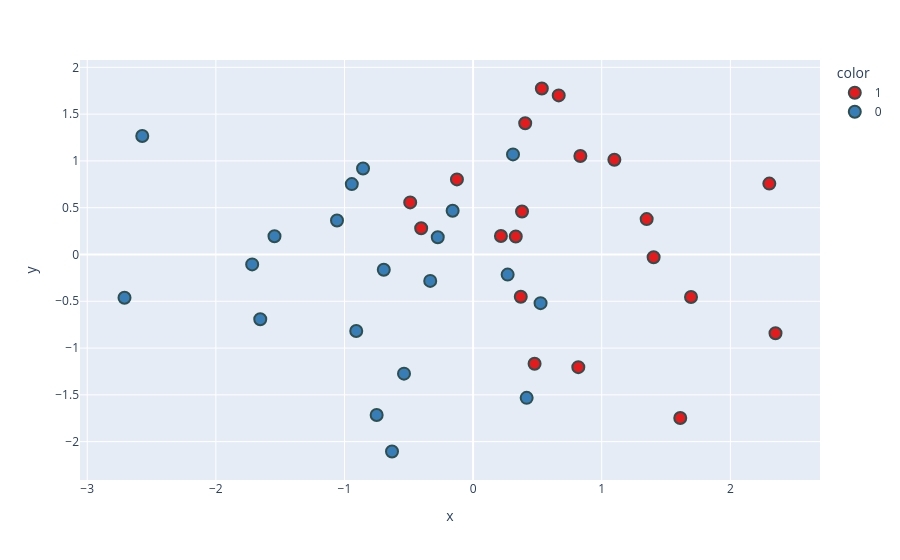

Notebook source saved alongside this figure:
### Code cell
new_df['target'] = new_df['target'].astype(str)

fig = px.scatter(
    x=new_df['PC1'],
    y=new_df['PC2'],
    color=new_df['target'],
    color_discrete_sequence=px.colors.qualitative.Set1
)

fig.update_traces(
    marker=dict(
        size=12,
        line=dict(width=2, color='DarkSlateGrey')
    )
)

fig.show()

### Figure 1 — Plotly figure (JSON) as saved in the notebook; plotly's stock layout.template omitted (floating-point values rounded to 4 significant figures)
{"data": [{"hovertemplate": "color=1<br>x=%{x}<br>y=%{y}<extra></extra>", "legendgroup": "1", "marker": {"color": "rgb(228,26,28)", "line": {"color": "DarkSlateGrey", "width": 2}, "size": 12, "symbol": "circle"}, "mode": "markers", "name": "1", "orientation": "v", "showlegend": true, "type": "scatter", "x": [2.303, 0.3803, 0.5343, 1.61, 1.098, 1.694, 0.8339, 0.4779, 1.349, 0.2164, 0.8179, 1.403, 0.405, -0.489, -0.4038, 2.351, 0.3317, 0.3705, 0.6655, -0.1257], "xaxis": "x", "y": [0.7576, 0.4594, 1.774, -1.748, 1.012, -0.4547, 1.052, -1.168, 0.3779, 0.1974, -1.204, -0.02926, 1.403, 0.5567, 0.2804, -0.8418, 0.1922, -0.4512, 1.7, 0.8023], "yaxis": "y"}, {"hovertemplate": "color=0<br>x=%{x}<br>y=%{y}<extra></extra>", "legendgroup": "0", "marker": {"color": "rgb(55,126,184)", "line": {"color": "DarkSlateGrey", "width": 2}, "size": 12, "symbol": "circle"}, "mode": "markers", "name": "0", "orientation": "v", "showlegend": true, "type": "scatter", "x": [0.5245, -0.8558, -0.9432, 0.2685, -1.544, 0.4164, -0.1592, -2.572, -1.058, -0.3333, -0.9086, -0.6305, -0.5373, -2.71, -0.2749, -1.655, -0.6944, -0.7498, -1.718, 0.3102], "xaxis": "x", "y": [-0.5202, 0.9185, 0.752, -0.215, 0.1946, -1.532, 0.4671, 1.266, 0.3638, -0.2821, -0.817, -2.105, -1.274, -0.4627, 0.1849, -0.6915, -0.163, -1.716, -0.1059, 1.07], "yaxis": "y"}], "layout": {"legend": {"title": {"text": "color"}, "tracegroupgap": 0}, "margin": {"t": 60}, "xaxis": {"anchor": "y", "domain": [0, 1], "title": {"text": "x"}}, "yaxis": {"anchor": "x", "domain": [0, 1], "title": {"text": "y"}}}}
